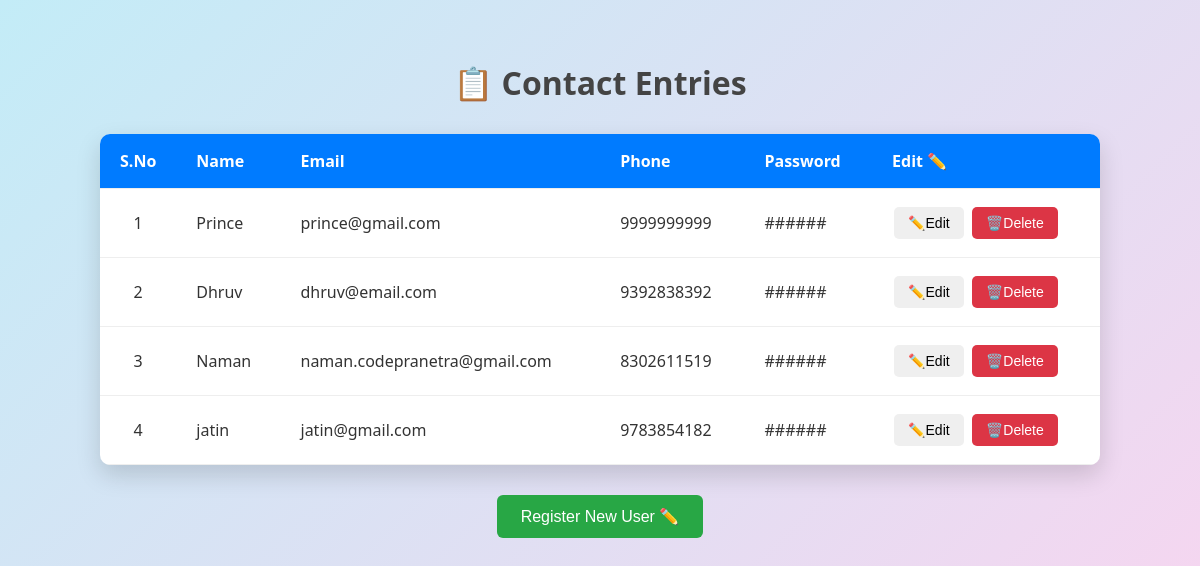
/contact-entries/, run on an earlier commit of the app's database.
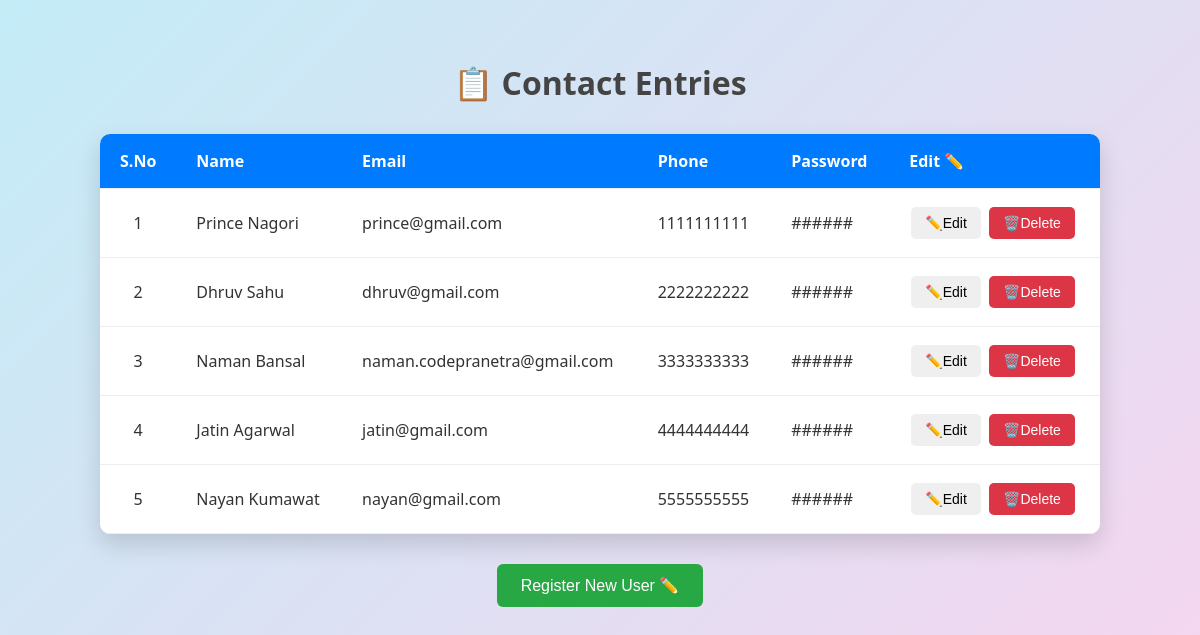
And on a later commit of the database.
### home/models.py (models this page shows, shortened)
class ContactEntry(models.Model):
    name = models.CharField(max_length=100)
    email = models.EmailField()
    phone = models.CharField(max_length=15)
    password = models.CharField(max_length=100)  # We'll hash it before saving

### home/views.py (the view)
# urls.py: path('contact-entries/',views.contact_entries_view, name='contact_entries'),
def contact_entries_view(request):
    entries = ContactEntry.objects.all()
    return render(request, 'contact_entries.html', {'entries': entries})

### templates/contact_entries.html (shortened to what this page needs)
<!DOCTYPE html>
<html lang="en">
<head>
</head>
<body>
    <h1>📋 Contact Entries</h1>
    <table>
        <thead>
            <tr>
                <th>S.No</th>
                <th>Name</th>
                <th>Email</th>
                <th>Phone</th>
                <th>Password</th>
                <th>Edit ✏️</th>
            </tr>
        </thead>
        <tbody>
            {% for entry in entries %}
            <tr>
                <td>{{ forloop.counter }}</td>
                <td>{{ entry.name }}</td>
                <td>{{ entry.email }}</td>
                <td>{{ entry.phone }}</td>
                <td>######</td>
                <td>
                    <form action="{% url 'update_contact' entry.id %}" method="get" style="display:inline;">
                        <button type="submit" class="action-btn">✏️Edit</button>
                    </form>
                    <form action="{% url 'delete_contact' entry.id %}" method="post" style="display:inline;">
                        <button type="submit" class="action-btn delete">🗑️Delete</button>
                    </form>
                </td>
            </tr>
            {% endfor %}
        </tbody>
    </table>
    <div style="text-align: center; margin-bottom: 20px;">
        <form action="{% url 'home' %}" method="get">
            <button type="submit" class="navigate-btn">Register New User ✏️</button>
        </form>
    </div>
</body>
</html>

### templates/contact_entries.html (style rules this page uses)
* { box-sizing: border-box; }
body { font-family: "Segoe UI", Tahoma, Geneva, Verdana, sans-serif; background: linear-gradient(135deg, #c3ecf7, #f5d6f0); margin: 0; padding: 40px 20px; color: #333; animation: fadeIn 1s ease-out; }
h1 { text-align: center; margin-bottom: 30px; color: #444; font-size: 32px; animation: slideUp 1s ease-in-out; }
table { width: 90%; max-width: 1000px; margin: 0 auto 30px; border-collapse: collapse; background-color: #fff; border-radius: 10px; overflow: hidden; box-shadow: 0 10px 25px rgba(0, 0, 0, 0.15); animation: fadeIn 1.2s ease; }
thead { background: #007bff; color: white; }
th, td { padding: 16px 20px; text-align: left; border-bottom: 1px solid #eee; }
th:first-child, td:first-child { text-align: center; width: 60px; }
.action-btn { padding: 8px 14px; margin: 2px; border-radius: 5px; border: none; cursor: pointer; font-size: 14px; transition: transform 0.2s ease, background 0.3s; }
.action-btn.delete { background-color: #dc3545; color: white; }
.navigate-btn { display: inline-block; padding: 12px 24px; background-color: #28a745; color: white; border: none; border-radius: 6px; font-size: 16px; cursor: pointer; transition: background-color 0.3s, transform 0.2s; }

What changed in the data, as far as the page shows it:
changed ContactEntry "prince@gmail.com": name "Prince" → "Prince Nagori"; phone "9999999999" → "1111111111"
changed ContactEntry: name "Dhruv" → "Dhruv Sahu"; email "dhruv@email.com" → "dhruv@gmail.com"; phone "9392838392" → "2222222222"
changed ContactEntry "naman.codepranetra@gmail.com": name "Naman" → "Naman Bansal"; phone "8302611519" → "3333333333"
changed ContactEntry "jatin@gmail.com": name "jatin" → "Jatin Agarwal"; phone "9783854182" → "4444444444"
added ContactEntry: name "Nayan Kumawat", email "nayan@gmail.com", phone "5555555555"
